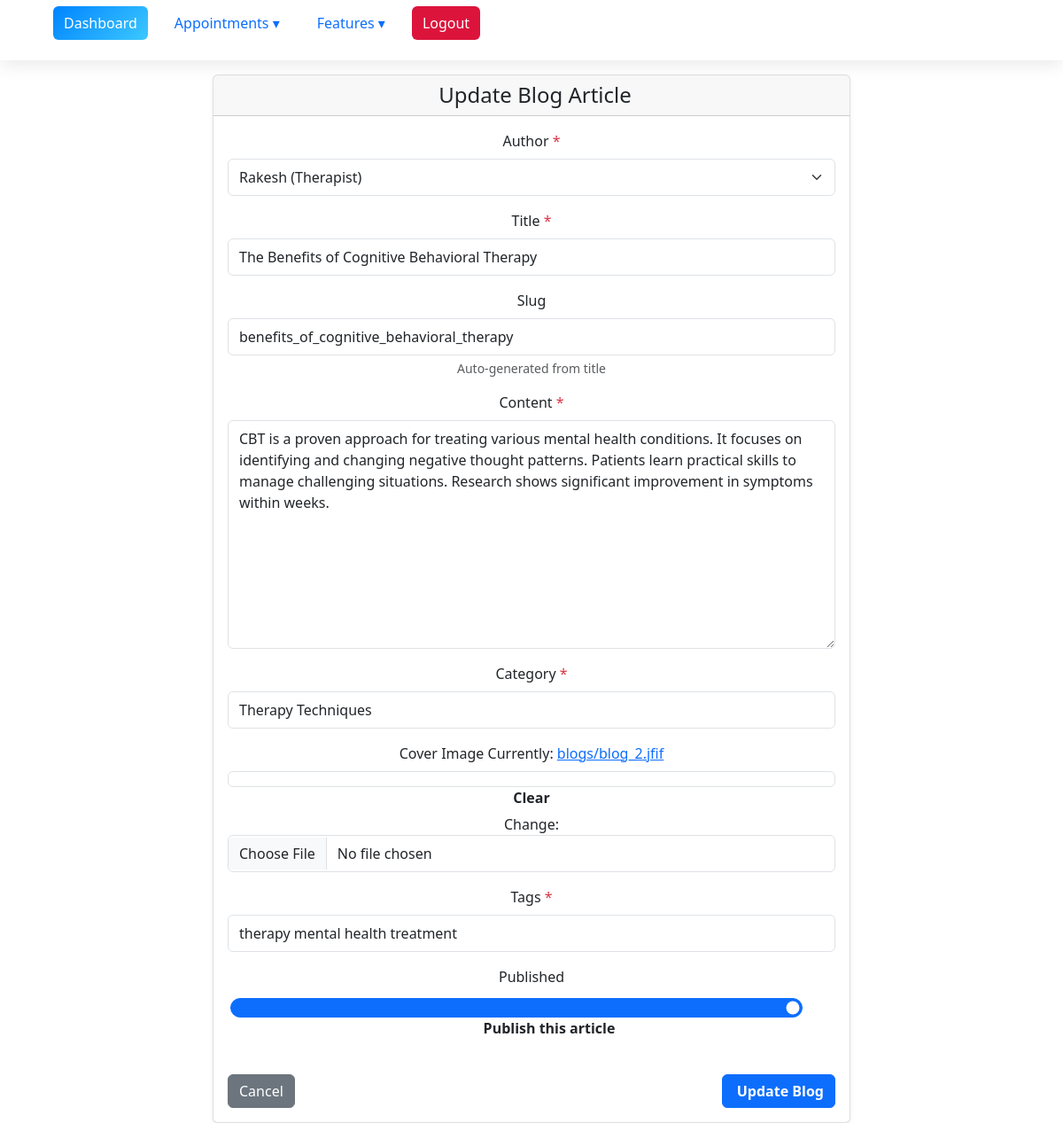
The app's page /blog/2/edit/ (signed in) with its own data.
### myproject/base/models.py (models this page shows, shortened)
class BlogArticle(models.Model):
    author = models.ForeignKey(
        User,
        on_delete=models.CASCADE,
        related_name="blog_articles"
    )
    title = models.CharField(max_length=200)
    slug = models.SlugField(
        unique=True,
        blank=True,
        null=True,
        help_text="Auto-generated from title"
    )  # ✅ SEO-friendly URL support
    content = models.TextField()
    category = models.CharField(max_length=100)
    cover_image = models.ImageField(
        upload_to='blogs/',
        blank=True,
        null=True
    )
    tags = models.CharField(max_length=50, unique=True)
    published_at = models.DateTimeField(blank=True, null=True)
    is_published = models.BooleanField(default=False)
    class Meta:
        ordering = ['-published_at', '-id']  # ✅ New blogs shown first

### myproject/base/views.py (the view)
# urls.py: path('blog/<int:pk>/edit/', views.blog_update, name='blog_update'),
@login_required
def blog_update(request, pk):
    if request.user.role not in ["Admin", "Therapist"]:
        messages.error(request, "You don't have permission to update blog articles.")
        return redirect('blog_list')
    blog = get_object_or_404(BlogArticle, pk=pk)
    if request.method == 'POST':
        form = BlogArticleForm(request.POST, request.FILES, instance=blog)
        if form.is_valid():
            blog = form.save(commit=False)
            if not blog.slug:
                blog.slug = slugify(blog.title)
            if blog.is_published and not blog.published_at:
                blog.published_at = timezone.now()
            elif not blog.is_published:
                blog.published_at = None
            form.save()
            messages.success(request, "Blog article updated successfully.")
            return redirect('blog_list')
    else:
        form = BlogArticleForm(instance=blog)
    return render(request, 'Blog/blog_form.html', {
        'form': form,
        'action': 'Update',
        'user_role': request.user.role
    })

### myproject/base/models.py (called while the page is built)
    def __str__(self):
        return f"{self.username} ({self.role})"

### myproject/base/templates/Blog/blog_form.html (shortened to what this page needs)
{% extends 'main.html' %}
{% block content %}
<div class="container">
    <div class="row justify-content-center">
        <div class="col-md-8">
            <div class="card">
                <div class="card-header">
                    <h4 class="mb-0">
                        {% if form.instance.pk %}Update{% else %}Create{% endif %} Blog Article
                    </h4>
                </div>
                <div class="card-body">
                    <form method="POST" enctype="multipart/form-data">
                        {% for field in form %}
                        <div class="mb-3">
                            <label for="{{ field.id_for_label }}" class="form-label">
                                {{ field.label }}
                                {% if field.field.required %}<span class="text-danger">*</span>{% endif %}
                            </label>
                            {% if field.name == 'is_published' %}
                            <div class="form-check form-switch">
                                {{ field }}
                                <label class="form-check-label" for="{{ field.id_for_label }}">
                                    Publish this article
                                </label>
                            </div>
                            {% else %}
                            {{ field }}
                            {% endif %}
                            {% if field.help_text %}
                            <div class="form-text">{{ field.help_text }}</div>
                            {% endif %}
                        </div>
                        {% endfor %}
                        <div class="d-flex justify-content-between mt-4">
                            <a href="{% url 'blog_list' %}" class="btn btn-secondary">Cancel</a>
                            <button type="submit" class="btn btn-primary">
                                {% if form.instance.pk %}Update{% else %}Create{% endif %} Blog
                            </button>
                        </div>
                    </form>
                </div>
            </div>
        </div>
    </div>
</div>
{% endblock %}

### static/style.css (style rules this page uses)
form label { font-weight: 600; margin-bottom: 6px; display: inline-block; }
input, textarea, select { width: 100% !important; padding: 10px 14px; border-radius: 8px; border: 1.5px solid #ccc; transition: all 0.25s ease-in-out; font-size: 15px; }
.btn-secondary { border-radius: 8px; }
form button, form .btn-secondary { margin-top: 10px; }
.btn-primary { border-radius: 6px; font-weight: 600; transition: transform 0.25s ease, background 0.3s ease; }

### templates/nav.html (style rules this page uses)
:root { --primary-color: #0084ff; --gradient: linear-gradient(135deg, #0084ff, #3cc8ff); --bg-light: #ffffff; --bg-dark: #0b0e12; --text-light: #fff; --text-dark: #222; --nav-bg-light: rgba(255, 255, 255, 0.85); --nav-bg-dark: rgba(20, 20, 20, 0.85); --hover-light: #e7f3ff; --hover-dark: #1f2a37; --blur-bg: blur(10px); }
body.light-theme { background: var(--bg-light); color: var(--text-dark); }

### myproject/base/templates/Blog/blog_form.html (style rules this page uses)
.form-control, .form-select { border: 1px solid #dee2e6; border-radius: 0.375rem; padding: 0.5rem 0.75rem; }
.form-check-input:checked { background-color: #0d6efd; border-color: #0d6efd; }
.card { box-shadow: 0 0.125rem 0.25rem rgba(0, 0, 0, 0.075); border: 1px solid rgba(0, 0, 0, 0.125); }
.form-label { font-weight: 500; margin-bottom: 0.5rem; }
.btn { border-radius: 0.375rem; }

### records on screen
BlogArticle: form "Rakesh (Therapist)" "The Benefits of Cognitive Behavioral Therapy" "benefits_of_cognitive_behavioral_therapy" "CBT is a proven approach for treating various mental health conditions. It focuses on identifying and changing negative thought patterns. Patients learn practical skills to manage challenging situations. Research shows significant improvement in symptoms within weeks." "Therapy Techniques" "therapy mental health treatment", form "☑"

### other values on screen
{{ field.label }} "Author" "Title" "Slug" "Content" "Category" "Cover Image" "Tags" "Published"
{{ field.help_text }} "Auto-generated from title"
